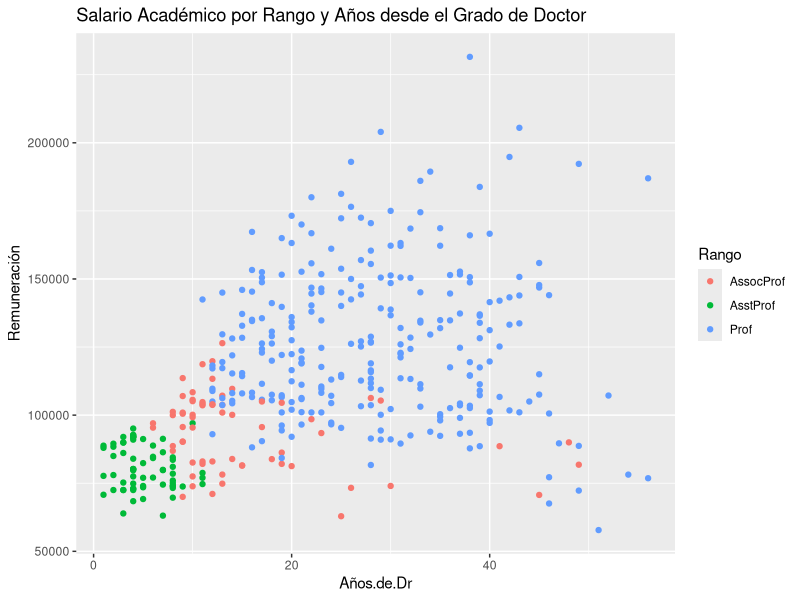

Source code (R):
# Rscript tres.variables.r

# Cargando libreria.
library(ggplot2)

# Lee datos del archivo .csv 
datos <- read.csv("salarios.csv")

# Gráfica  Años de Experiencia Vs. Remuneración y el Color representando el Rango

pdf(file="Tres_Variables.pdf")

ggplot( datos, 
        aes(x = Años.de.Dr, 
	   y = Remuneración,
	   color = Rango) ) +
  geom_point() + 
  labs(title = "Salario Académico por Rango y Años desde el Grado de Doctor")
 
# REFERENCIAS
# Oscar Núñez Mori. Jaén, 10-Jul-2024. Basado en:
# - Kabacoff. R. (s.f.) Modern Data Visualization with R. Chap. 6.
#   https://rkabacoff.github.io/datavis/Multivariate.html
#   https://github.com/Rkabacoff/datavis_support
# - Fox J. and Weisberg, S. (2011) An R Companion to Applied Regression, 2nd. Sage.
#   https://www.rdocumentation.org/packages/carData/versions/3.0-1/topics/Salaries


